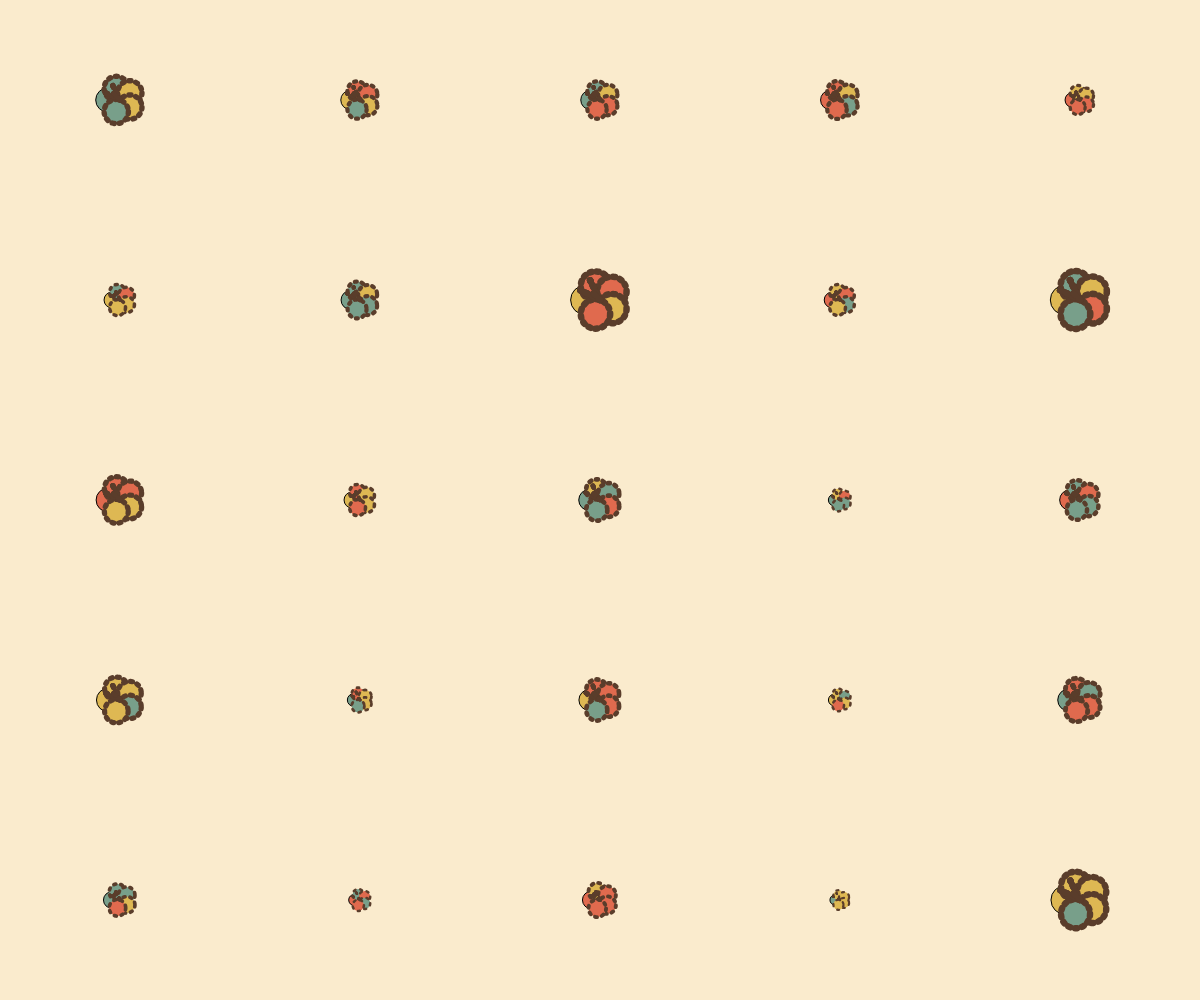
Frame 1 (no input)
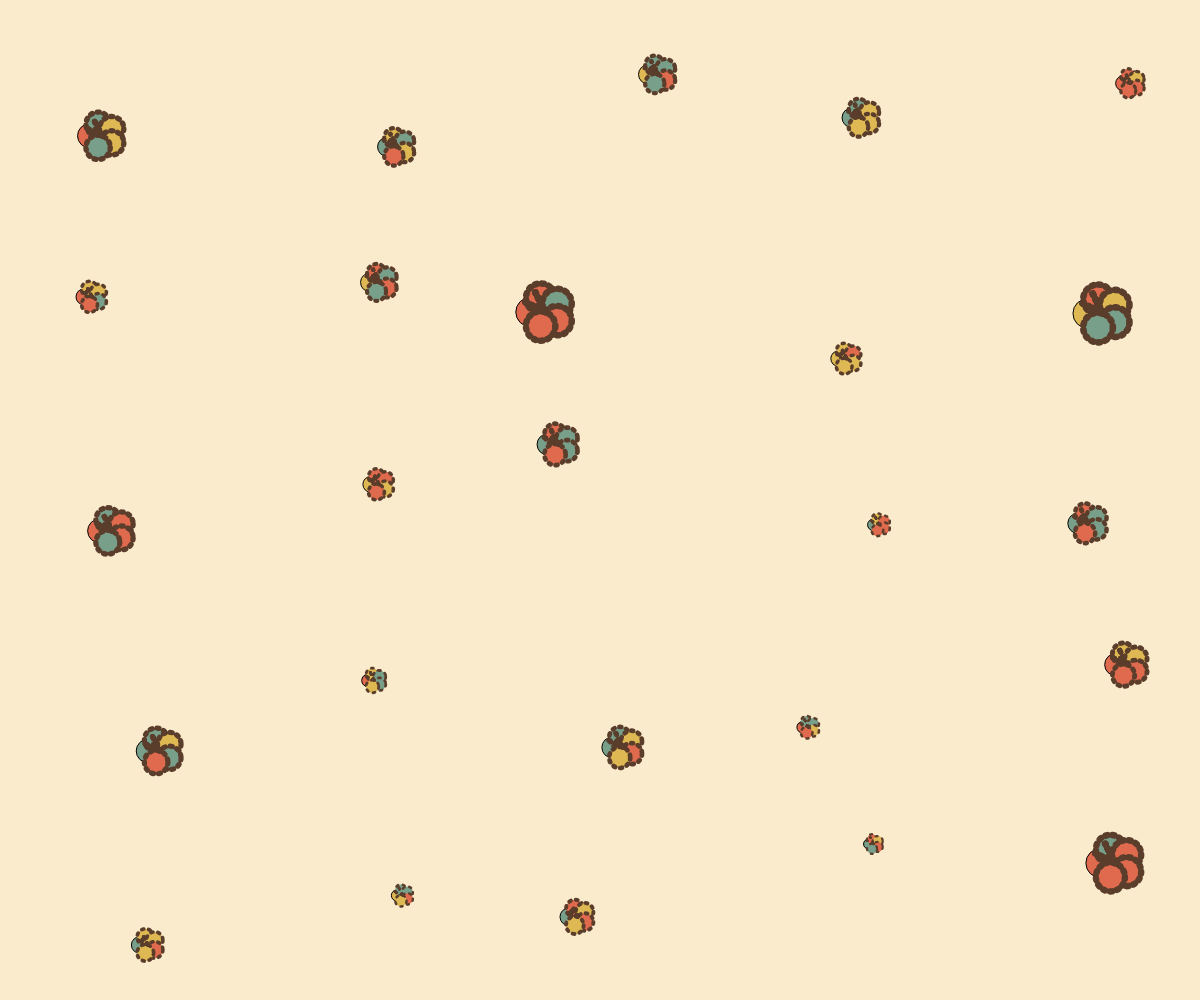
Frame 60 (no input)
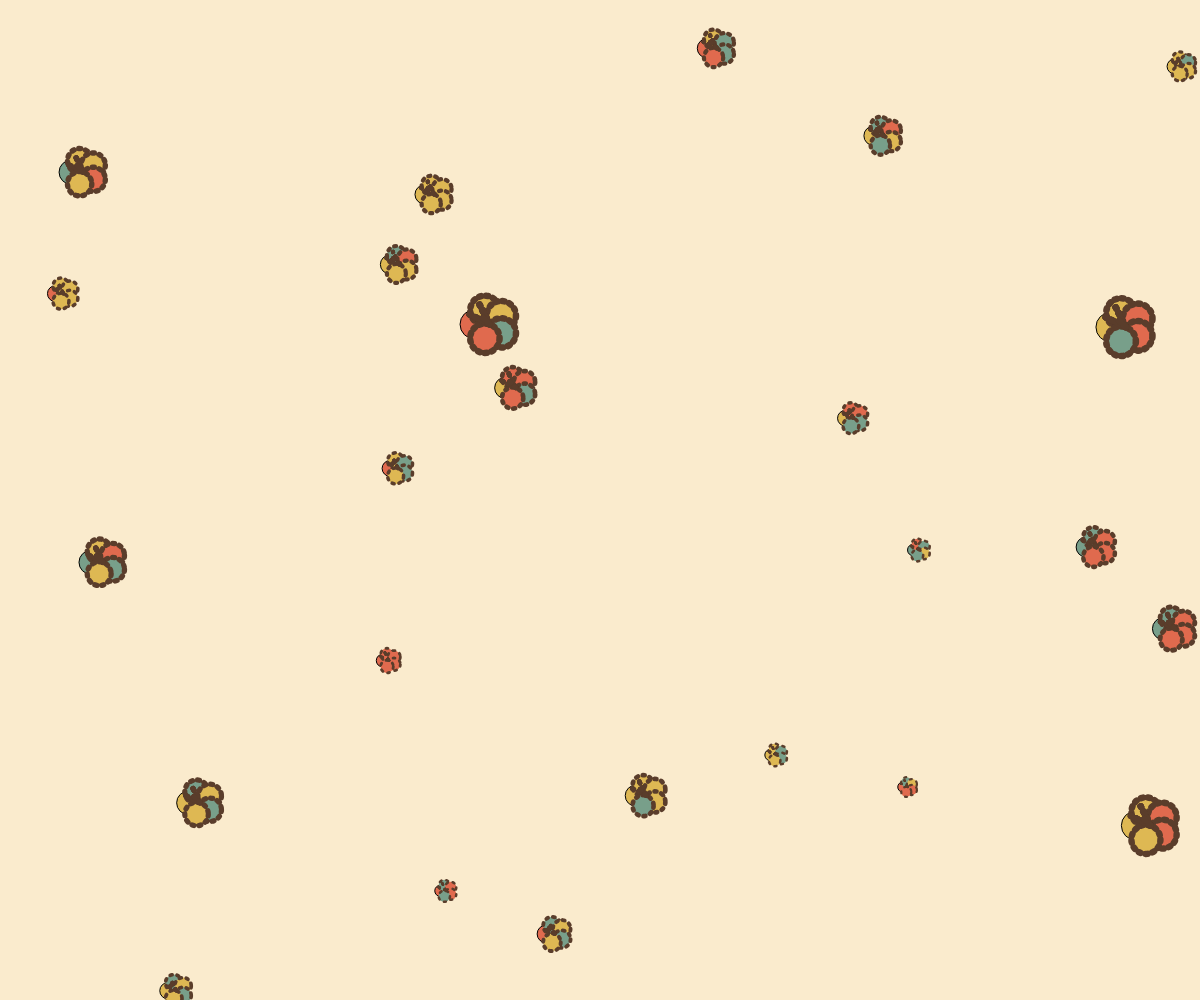
Frame 120 (the mouse pressed at the canvas centre since frame 60)

The p5.js sketch that drew these frames (run headless with seeded random() and noise() and a simulated clock; from frame 60 on, the mouse is pressed at the canvas centre):

// p5.js sketch
// ── sketch.js
let bg = "#FAEBCD";
let c = ["#E06A4E", "#DEB853", "#789F8A"];
let flowers = [];

class Flower {
  constructor(x, y, size, colors) {
    this.x = x;
    this.y = y;
    this.size = random(50,150); 
//隨機大小
    this.colors = colors;
    this.angle = 0;
    this.rotationSpeed = random(-1, 1);
    this.d = random(15, 15);
    this.vx = random(-1, 1); // 水平速度
    this.vy = random(-1, 1); // 垂直速度
  }

  draw() {
    push();
    translate(this.x, this.y);

    for (let r = 0; r < 360; r += 72) {
      fill(random(this.colors));
      let d = this.size / random(15, 15);
      let x = -d * 1.5 * cos(r);
      let y = -d * 1.5 * sin(r);
      circle(x, y, d * 3);

      stroke("#5A3D2B");
      strokeWeight(d / 1.5);
      drawingContext.setLineDash([2, 5]);

      beginShape();
      vertex(0, 0);
      vertex(-d, -d);
      line(0, 0, -d, -d * 2);
      line(0, 0, -d * 2, -d);
      endShape();
    }

    pop();
  }

  update() {
    this.x += this.vx;
    this.y += this.vy;
    if (this.x < 0 || this.x > width) {
      this.vx *= -1;
    }
    if (this.y < 0 || this.y > height) {
      this.vy *= -1;
    }
  }
}

function setup() {
  createCanvas(windowWidth, windowHeight);
  angleMode(DEGREES);
  background(bg);

  let cols = int(5);
  let rows = cols;
  let cellW = width / cols;
  let cellH = height / rows;
  for (let i = 0; i < cols; i++) {
    for (let j = 0; j < rows; j++) {
      let x = i * cellW + cellW / 2;
      let y = j * cellH + cellH / 2;
      let size = cellW;
      let flower = new Flower(x, y, size, c);
      flowers.push(flower);
    }
  }
}

function draw() {
  background(bg); 
  for (let j = 0; j < flowers.length; j++) {
    let flower = flowers[j];
    flower.draw();
    flower.update();
  }
}
